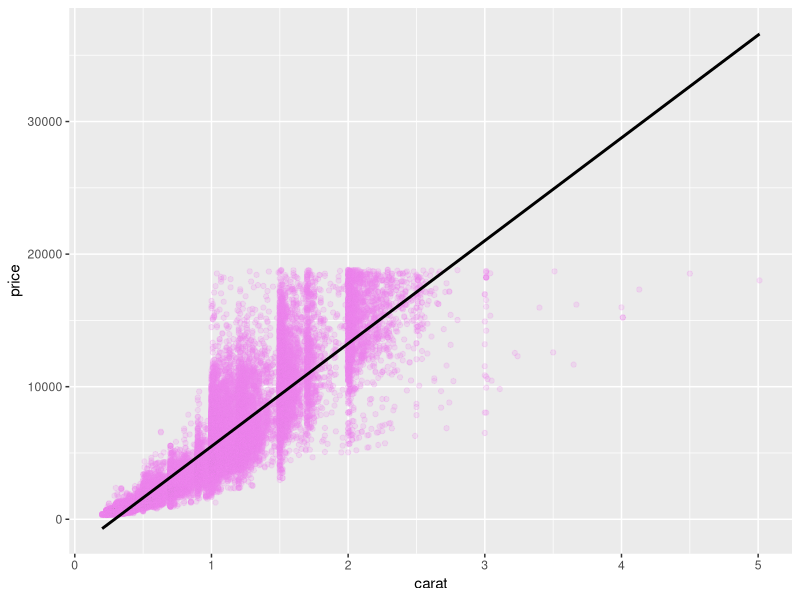
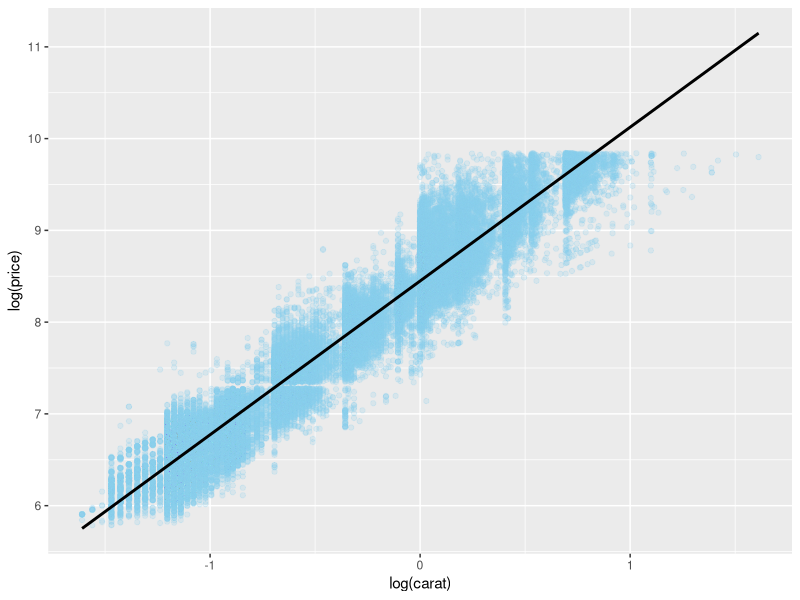
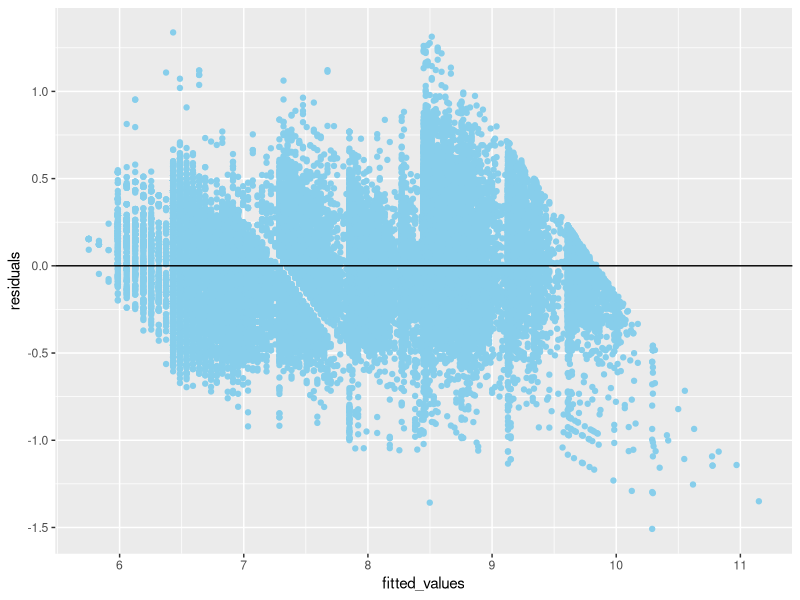
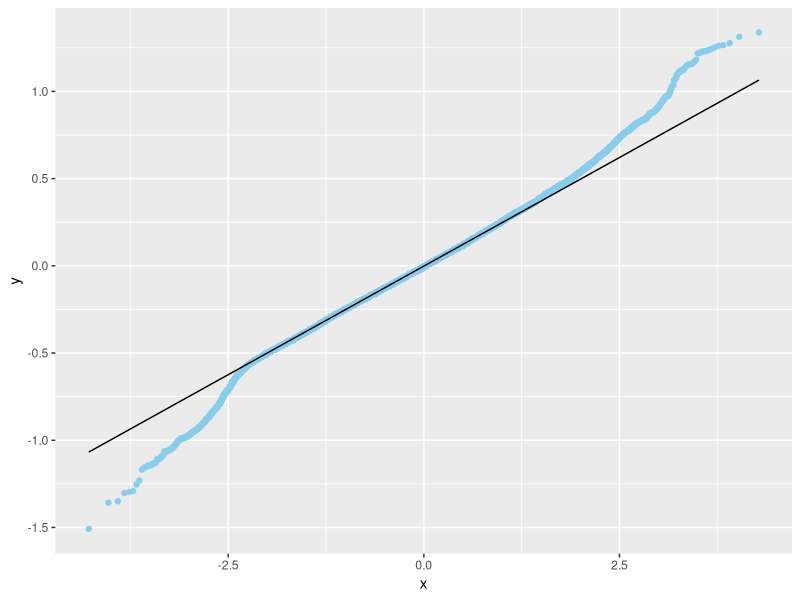
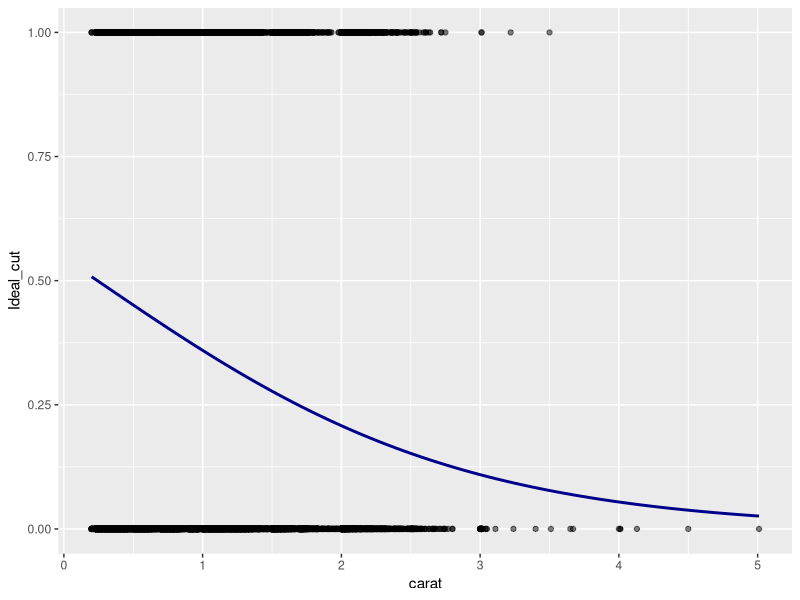

Generate these figures, in order, with R:
## ---- chunk 1
knitr::opts_chunk$set(echo = TRUE)
## ---- chunk 2
library(dplyr)
library(ggplot2)
glimpse(diamonds)
## ---- chunk 3
carat_price_scatterplot <- diamonds %>%
  ggplot(aes(x=carat, y=price)) + geom_point(color="violet", alpha=0.2) + geom_smooth(method="lm", color="black")

carat_price_scatterplot
## ---- chunk 4
carat_price_scatterplot <- diamonds %>%
  ggplot(aes(x=log(carat), y=log(price))) + geom_point(color="skyblue", alpha=0.2) + geom_smooth(method="lm", color="black")

carat_price_scatterplot
## ---- chunk 5
carat_price_lm <- lm(log(price) ~ log(carat), data= diamonds)

fitted_resid_diamonds <- 
  tibble(fitted_values = fitted(carat_price_lm),
         residuals = resid(carat_price_lm))

fitted_resid_diamonds %>% 
  ggplot(aes(x=fitted_values, y= residuals)) + geom_point(color="skyblue")+
  geom_hline(yintercept=0, color="black" )
## ---- chunk 6
fitted_resid_diamonds %>%
  ggplot(aes(sample= residuals)) + 
  geom_qq(color="skyblue") +
  geom_qq_line()
## ---- chunk 7
summary(carat_price_lm)
carat_price_lm %>%
  predict(tibble(carat = 1.5)) %>%
  exp()
## ---- chunk 8
diamonds_copy <- 
  diamonds %>%
  mutate(Ideal_cut = ifelse(cut == "Ideal", 1, 0))

diamonds_copy %>%
  ggplot(aes(x = carat, y = Ideal_cut)) +
  geom_point(alpha=0.5) +
  geom_smooth(color= "darkblue", method = 'glm', method.args = list(family = "binomial"), se = FALSE)
## ---- chunk 9
IdealCut_Carat_glm <- glm(Ideal_cut ~ carat, data = diamonds_copy, 
                      family = "binomial")
## ---- chunk 10
IdealCut_Carat_glm %>%
  predict(tibble(carat=3), type="response")
